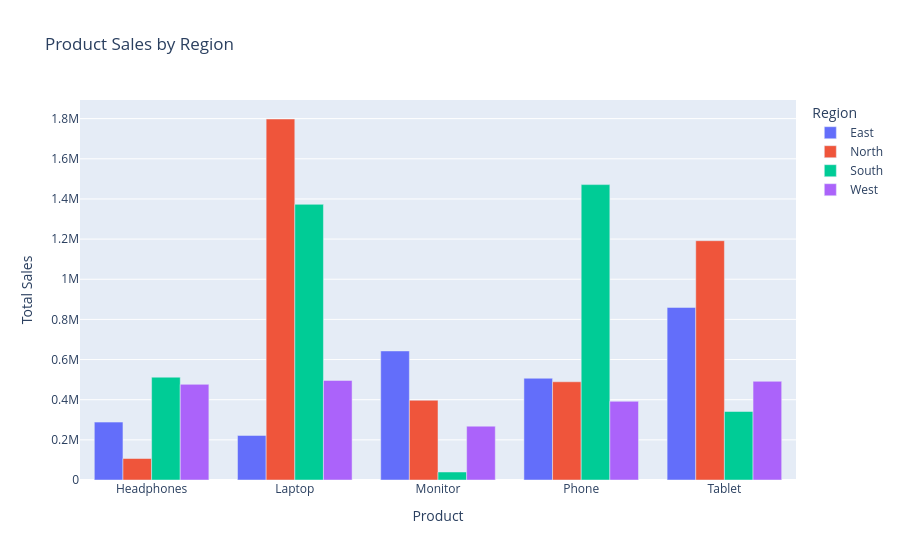

This figure's notebook cell:
### Code cell
product_region_sales = (
    df.groupby(["Product", "Region"])["Total_Sales"]
    .sum()
    .reset_index()
)

fig = px.bar(
    product_region_sales,
    x="Product",
    y="Total_Sales",
    color="Region",
    barmode="group",
    hover_data=["Region", "Total_Sales"],
    title="Product Sales by Region"
)

fig.update_layout(
    xaxis_title="Product",
    yaxis_title="Total Sales"
)

fig.show()

### Figure 1 — Plotly figure (JSON) as saved in the notebook; plotly's stock layout.template omitted (floating-point values rounded to 4 significant figures)
{"data": [{"alignmentgroup": "True", "customdata": [["East"], ["East"], ["East"], ["East"], ["East"]], "hovertemplate": "Region=%{customdata[0]}<br>Product=%{x}<br>Total_Sales=%{y}<extra></extra>", "legendgroup": "East", "marker": {"color": "#636efa", "pattern": {"shape": ""}}, "name": "East", "offsetgroup": "East", "orientation": "v", "showlegend": true, "textposition": "auto", "type": "bar", "x": ["Headphones", "Laptop", "Monitor", "Phone", "Tablet"], "xaxis": "x", "y": [288361, 221946, 642870, 506828, 859634], "yaxis": "y"}, {"alignmentgroup": "True", "customdata": [["North"], ["North"], ["North"], ["North"], ["North"]], "hovertemplate": "Region=%{customdata[0]}<br>Product=%{x}<br>Total_Sales=%{y}<extra></extra>", "legendgroup": "North", "marker": {"color": "#EF553B", "pattern": {"shape": ""}}, "name": "North", "offsetgroup": "North", "orientation": "v", "showlegend": true, "textposition": "auto", "type": "bar", "x": ["Headphones", "Laptop", "Monitor", "Phone", "Tablet"], "xaxis": "x", "y": [107091, 1798206, 397100, 489284, 1191954], "yaxis": "y"}, {"alignmentgroup": "True", "customdata": [["South"], ["South"], ["South"], ["South"], ["South"]], "hovertemplate": "Region=%{customdata[0]}<br>Product=%{x}<br>Total_Sales=%{y}<extra></extra>", "legendgroup": "South", "marker": {"color": "#00cc96", "pattern": {"shape": ""}}, "name": "South", "offsetgroup": "South", "orientation": "v", "showlegend": true, "textposition": "auto", "type": "bar", "x": ["Headphones", "Laptop", "Monitor", "Phone", "Tablet"], "xaxis": "x", "y": [512168, 1373120, 39924, 1471428, 341212], "yaxis": "y"}, {"alignmentgroup": "True", "customdata": [["West"], ["West"], ["West"], ["West"], ["West"]], "hovertemplate": "Region=%{customdata[0]}<br>Product=%{x}<br>Total_Sales=%{y}<extra></extra>", "legendgroup": "West", "marker": {"color": "#ab63fa", "pattern": {"shape": ""}}, "name": "West", "offsetgroup": "West", "orientation": "v", "showlegend": true, "textposition": "auto", "type": "bar", "x": ["Headphones", "Laptop", "Monitor", "Phone", "Tablet"], "xaxis": "x", "y": [476413, 495938, 268177, 391854, 491540], "yaxis": "y"}], "layout": {"barmode": "group", "legend": {"title": {"text": "Region"}, "tracegroupgap": 0}, "title": {"text": "Product Sales by Region"}, "xaxis": {"anchor": "y", "domain": [0, 1], "title": {"text": "Product"}}, "yaxis": {"anchor": "x", "domain": [0, 1], "title": {"text": "Total Sales"}}}}
